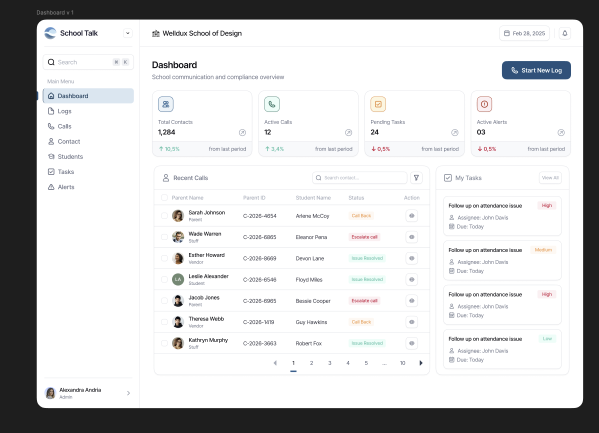
#> input picture attached_assets/Image_18-08-2026_at_12.38_AM_1786996820303.png, 1198 x 865 px (shown at 1/2 size)
$ python -i creative_layout.py   (imports and definitions only)
#> lines starting #> are read from the running program, lines starting #| are printed output that depends on the picture
#> further down, picture is the input picture: PIL image 1198x865 RGBA; mean R, G, B, A 209.1, 209.4, 209.8, 255
from __future__ import annotations

from dataclasses import dataclass
from typing import Literal

from PIL import Image, ImageFilter, ImageStat


RegionName = Literal[
    "upper_left",
    "upper_right",
    "center_left",
    "center_right",
    "lower_left",
    "lower_right",
    "top_band",
    "bottom_band",
]
TextSide = Literal["left", "right"]
Box = tuple[int, int, int, int]


@dataclass(frozen=True, slots=True)
class VisualRegionAnalysis:
    name: RegionName
    bounds: Box
    brightness: float
    local_contrast: float
    edge_density: float
    entropy: float
    complexity: float
    quiet_score: float


@dataclass(frozen=True, slots=True)
class VisualAnalysis:
    width: int
    height: int
    overall_complexity: float
    # These are low-level edge/contrast saliency proxies. They deliberately do
    # not claim semantic object or subject recognition.
    saliency_region: RegionName
    saliency_concentration: float
    regions: tuple[VisualRegionAnalysis, ...]

    def region(self, name: RegionName) -> VisualRegionAnalysis:
        for value in self.regions:
            if value.name == name:
                return value
        raise ValueError("visual region is unavailable")


def analyze_visual(image: Image.Image) -> VisualAnalysis:
    """Bounded Pillow-only visual analysis for deterministic layout selection."""
    normalized = image.convert("RGB")
    normalized.thumbnail((256, 256), Image.Resampling.BOX)
#> normalized: PIL image 256x185 RGB
    gray = normalized.convert("L")
    width, height = gray.size
#> width = 256; height = 185
    regions = tuple(
        _analyze_region(gray, name, bounds)
        for name, bounds in _candidate_regions(width, height)
    )
    overall = _region_metrics(gray)[-2]
    subject_candidates = tuple(
        region
        for region in regions
        if region.name
        in {
            "upper_left",
            "upper_right",
            "center_left",
            "center_right",
            "lower_left",
            "lower_right",
        }
    )
    salient = max(
        subject_candidates,
        key=lambda value: (value.complexity, value.name),
    )
    average = sum(value.complexity for value in subject_candidates) / len(
        subject_candidates
    )
    # Uniform imagery has no defensible salient region. Only complexity above
    # the regional mean contributes to this proxy concentration.
    concentration = max(0.0, min(1.0, (salient.complexity - average) * 2.0))
    return VisualAnalysis(
        width=image.width,
        height=image.height,
        overall_complexity=round(overall, 4),
        saliency_region=salient.name,
        saliency_concentration=round(concentration, 4),
        regions=regions,
    )


def choose_text_side(
    analysis: VisualAnalysis,
    *,
    requested: TextSide | None,
) -> TextSide:
    left = _side_quiet_score(analysis, "left")
    right = _side_quiet_score(analysis, "right")
    # Respect art direction when the image actually delivered comparable
    # negative space. Override it when pixel evidence shows a materially safer
    # copy region on the other side.
    if requested is not None and abs(left - right) < 0.12:
        return requested
    return "left" if left >= right else "right"


def side_quiet_score(analysis: VisualAnalysis, side: TextSide) -> float:
    return _side_quiet_score(analysis, side)


def _side_quiet_score(analysis: VisualAnalysis, side: TextSide) -> float:
    names: tuple[RegionName, ...] = (
        ("upper_left", "center_left", "lower_left")
        if side == "left"
        else ("upper_right", "center_right", "lower_right")
    )
    weights = (0.25, 0.5, 0.25)
    return sum(
        analysis.region(name).quiet_score * weight
        for name, weight in zip(names, weights, strict=True)
    )


def _candidate_regions(
    width: int,
    height: int,
) -> tuple[tuple[RegionName, Box], ...]:
#> called with width = 256, height = 185
    half_width = max(1, width // 2)
#> half_width = 128
    third_height = max(1, height // 3)
#> third_height = 61
    return (
        ("upper_left", (0, 0, half_width, third_height)),
        ("upper_right", (half_width, 0, width, third_height)),
        ("center_left", (0, third_height, half_width, min(height, third_height * 2))),
        ("center_right", (half_width, third_height, width, min(height, third_height * 2))),
        ("lower_left", (0, min(height, third_height * 2), half_width, height)),
        ("lower_right", (half_width, min(height, third_height * 2), width, height)),
        ("top_band", (0, 0, width, max(1, round(height * 0.28)))),
        ("bottom_band", (0, min(height - 1, round(height * 0.72)), width, height)),
    )


def _analyze_region(
    image: Image.Image,
    name: RegionName,
    bounds: Box,
) -> VisualRegionAnalysis:
#> called with name = 'upper_left', bounds = (0, 0, 128, 61)
    crop = image.crop(bounds)
    brightness, contrast, edges, entropy, complexity, quiet = _region_metrics(crop)
    return VisualRegionAnalysis(
        name=name,
        bounds=bounds,
        brightness=round(brightness, 4),
        local_contrast=round(contrast, 4),
        edge_density=round(edges, 4),
        entropy=round(entropy, 4),
        complexity=round(complexity, 4),
        quiet_score=round(quiet, 4),
    )


def _region_metrics(
    image: Image.Image,
) -> tuple[float, float, float, float, float, float]:
    if image.width <= 0 or image.height <= 0:
        return 0.0, 0.0, 0.0, 0.0, 1.0, 0.0
    stats = ImageStat.Stat(image)
    brightness = stats.mean[0] / 255
#> brightness = 0.762
    contrast = min(1.0, stats.stddev[0] / 64)
#> contrast = 1
    entropy = min(1.0, image.entropy() / 8)
#> entropy = 0.346
    edges_image = image.filter(ImageFilter.FIND_EDGES)
    if edges_image.width > 4 and edges_image.height > 4:
        edges_image = edges_image.crop(
            (2, 2, edges_image.width - 2, edges_image.height - 2)
        )
#> edges_image: PIL image 124x57 L
    edges = min(1.0, ImageStat.Stat(edges_image).mean[0] / 96)
#> edges = 0.272
    complexity = min(1.0, edges * 0.50 + contrast * 0.30 + entropy * 0.20)
#> complexity = 0.505
    quiet = max(0.0, 1.0 - complexity)
#> quiet = 0.495
    return brightness, contrast, edges, entropy, complexity, quiet

>>> from PIL import Image
>>> picture = Image.open('../../../attached_assets/Image_18-08-2026_at_12.38_AM_1786996820303.png')
>>> result = analyze_visual(picture)
#> in _analyze_region, `brightness, contrast, edges, entropy, complexity, quiet = _region_metr..`: brightness = 0.762; contrast = 1; edges = 0.272; entropy = 0.346; complexity = 0.505; quiet = 0.495
#> in _analyze_region (call 6), `crop = image.crop(bounds)`:
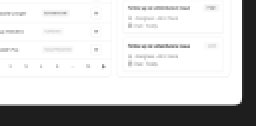
#> crop: PIL image 128x63 L (shown 2 times larger); min 30, max 255, mean 204.2
#> in _region_metrics (call 6), `brightness = stats.mean[0] / 255`: brightness = 0.801
#> in _region_metrics (call 6), `entropy = min(1.0, image.entropy() / 8)`: entropy = 0.315
#> in _region_metrics (call 6), `edges_image = edges_image.crop( (2, 2, edges_image.width - 2, edges_im..`:
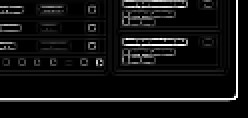
#> edges_image: PIL image 124x59 L (shown 2 times larger); min 0, max 255, mean 19.5
#> in _region_metrics (call 6), `edges = min(1.0, ImageStat.Stat(edges_image).mean[0] / 96)`: edges = 0.203
#> in _region_metrics (call 6), `complexity = min(1.0, edges * 0.50 + contrast * 0.30 + entropy * 0.20)`: complexity = 0.464
#> in _region_metrics (call 6), `quiet = max(0.0, 1.0 - complexity)`: quiet = 0.536
#> in _analyze_region (call 6), `brightness, contrast, edges, entropy, complexity, quiet = _region_metr..`: brightness = 0.801; edges = 0.203; entropy = 0.315; complexity = 0.464; quiet = 0.536
#> in _analyze_region (call 7), `crop = image.crop(bounds)`:
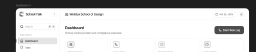
#> crop: PIL image 256x52 L; min 30, max 255, mean 195.8
#> in _analyze_region (call 7), `brightness, contrast, edges, entropy, complexity, quiet = _region_metr..`: brightness = 0.768; edges = 0.239; entropy = 0.31; complexity = 0.482; quiet = 0.518
#> in _analyze_region (call 8), `crop = image.crop(bounds)`:
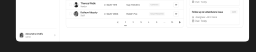
#> crop: PIL image 256x52 L; min 28, max 255, mean 190.9
#> in _region_metrics (call 8), `brightness = stats.mean[0] / 255`: brightness = 0.748
#> in _region_metrics (call 8), `entropy = min(1.0, image.entropy() / 8)`: entropy = 0.277
#> in _region_metrics (call 8), `edges_image = edges_image.crop( (2, 2, edges_image.width - 2, edges_im..`:
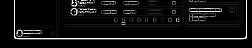
#> edges_image: PIL image 252x48 L; min 0, max 255, mean 18.1
#> in _region_metrics (call 8), `edges = min(1.0, ImageStat.Stat(edges_image).mean[0] / 96)`: edges = 0.188
#> in _region_metrics (call 8), `complexity = min(1.0, edges * 0.50 + contrast * 0.30 + entropy * 0.20)`: complexity = 0.449
#> in _region_metrics (call 8), `quiet = max(0.0, 1.0 - complexity)`: quiet = 0.551
#> in _analyze_region (call 8), `brightness, contrast, edges, entropy, complexity, quiet = _region_metr..`: brightness = 0.748; edges = 0.188; entropy = 0.277; complexity = 0.449; quiet = 0.551
#> in analyze_visual, `regions = tuple( _analyze_region(gray, name, bounds) for name, bounds ..`: regions = 8 items
#> in _region_metrics (call 9), `brightness = stats.mean[0] / 255`: brightness = 0.821
#> in _region_metrics (call 9), `entropy = min(1.0, image.entropy() / 8)`: entropy = 0.328
#> in _region_metrics (call 9), `edges_image = image.filter(ImageFilter.FIND_EDGES)`:
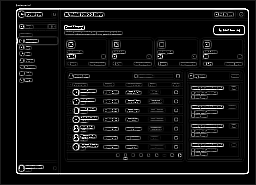
#> edges_image: PIL image 256x185 L; min 0, max 255, mean 19.4
#> in _region_metrics (call 9), `edges_image = edges_image.crop( (2, 2, edges_image.width - 2, edges_im..`:
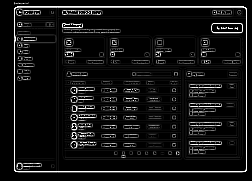
#> edges_image: PIL image 252x181 L; min 0, max 255, mean 19.5
#> in _region_metrics (call 9), `edges = min(1.0, ImageStat.Stat(edges_image).mean[0] / 96)`: edges = 0.204
#> in _region_metrics (call 9), `complexity = min(1.0, edges * 0.50 + contrast * 0.30 + entropy * 0.20)`: complexity = 0.467
#> in _region_metrics (call 9), `quiet = max(0.0, 1.0 - complexity)`: quiet = 0.533
#> in analyze_visual, `overall = _region_metrics(gray)[-2]`: overall = 0.467
#> in analyze_visual, `subject_candidates = tuple( region for region in regions if region.nam..`: subject_candidates = 6 items
#> in analyze_visual, `average = sum(value.complexity for value in subject_candidates) / len(..`: average = 0.455
#> in analyze_visual, `concentration = max(0.0, min(1.0, (salient.complexity - average) * 2.0))`: concentration = 0.101

$ run again, on attached_assets/image_1787051858518.png
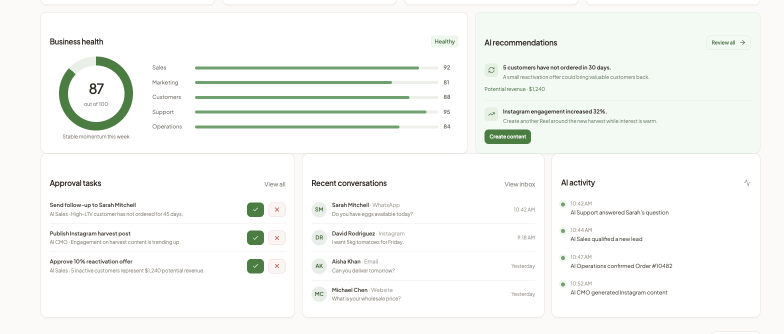
#> input picture attached_assets/image_1787051858518.png, 1568 x 668 px (shown at 1/2 size)
#> picture is the input picture: PIL image 1568x668 RGBA; mean R, G, B, A 245.6, 247.6, 244.9, 255
#> in _region_metrics, `brightness = stats.mean[0] / 255`: brightness = 0.957
#> in _region_metrics, `contrast = min(1.0, stats.stddev[0] / 64)`: contrast = 0.422
#> in _region_metrics, `entropy = min(1.0, image.entropy() / 8)`: entropy = 0.3
#> in _region_metrics, `edges = min(1.0, ImageStat.Stat(edges_image).mean[0] / 96)`: edges = 0.277
#> in _region_metrics, `complexity = min(1.0, edges * 0.50 + contrast * 0.30 + entropy * 0.20)`: complexity = 0.325
#> in _region_metrics, `quiet = max(0.0, 1.0 - complexity)`: quiet = 0.675
#> in _analyze_region, `brightness, contrast, edges, entropy, complexity, quiet = _region_metr..`: brightness = 0.957; contrast = 0.422; edges = 0.277; entropy = 0.3; complexity = 0.325; quiet = 0.675
#> crop: PIL image 128x37 L
#> crop: PIL image 256x31 L
#> in _analyze_region (call 8), `crop = image.crop(bounds)`:
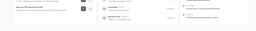
#> crop: PIL image 256x31 L; min 103, max 255, mean 249.8
#> in _analyze_region (call 8), `brightness, contrast, edges, entropy, complexity, quiet = _region_metr..`: brightness = 0.98; contrast = 0.222; edges = 0.147; entropy = 0.31; complexity = 0.202; quiet = 0.798
#> regions = 8 items
#> in _region_metrics (call 9), `brightness = stats.mean[0] / 255`: brightness = 0.967
#> in _region_metrics (call 9), `contrast = min(1.0, stats.stddev[0] / 64)`: contrast = 0.327
#> in _region_metrics (call 9), `entropy = min(1.0, image.entropy() / 8)`: entropy = 0.355
#> in _region_metrics (call 9), `edges_image = edges_image.crop( (2, 2, edges_image.width - 2, edges_im..`:
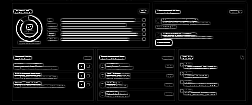
#> edges_image: PIL image 252x105 L; min 0, max 255, mean 20.6
#> in _region_metrics (call 9), `edges = min(1.0, ImageStat.Stat(edges_image).mean[0] / 96)`: edges = 0.214
#> in _region_metrics (call 9), `complexity = min(1.0, edges * 0.50 + contrast * 0.30 + entropy * 0.20)`: complexity = 0.276
#> in _region_metrics (call 9), `quiet = max(0.0, 1.0 - complexity)`: quiet = 0.724
#> overall = 0.276
#> subject_candidates = 6 items
#> average = 0.252
#> concentration = 0.146

$ run again, on attached_assets/image_1787051871279.png
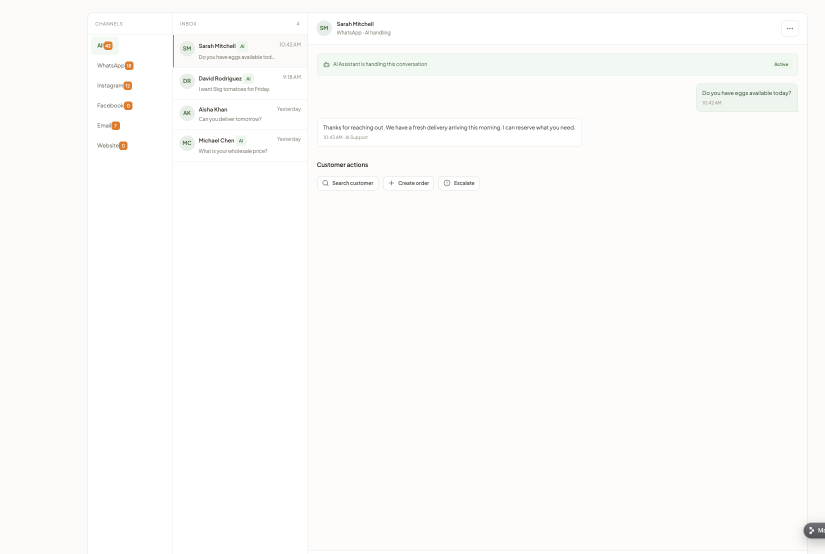
#> input picture attached_assets/image_1787051871279.png, 1650 x 1107 px (shown at 1/2 size)
#> picture is the input picture: PIL image 1650x1107 RGBA; mean R, G, B, A 251.9, 251.4, 250.4, 255
#> in _region_metrics, `brightness = stats.mean[0] / 255`: brightness = 0.975
#> in _region_metrics, `contrast = min(1.0, stats.stddev[0] / 64)`: contrast = 0.202
#> in _region_metrics, `entropy = min(1.0, image.entropy() / 8)`: entropy = 0.375
#> in _region_metrics, `edges = min(1.0, ImageStat.Stat(edges_image).mean[0] / 96)`: edges = 0.173
#> in _region_metrics, `complexity = min(1.0, edges * 0.50 + contrast * 0.30 + entropy * 0.20)`: complexity = 0.222
#> in _region_metrics, `quiet = max(0.0, 1.0 - complexity)`: quiet = 0.778
#> in _analyze_region, `brightness, contrast, edges, entropy, complexity, quiet = _region_metr..`: brightness = 0.975; contrast = 0.202; edges = 0.173; entropy = 0.375; complexity = 0.222; quiet = 0.778
#> crop: PIL image 128x58 L
#> crop: PIL image 256x48 L
#> in _analyze_region (call 8), `crop = image.crop(bounds)`:
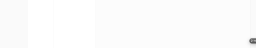
#> crop: PIL image 256x48 L; min 88, max 255, mean 252.1
#> in _analyze_region (call 8), `brightness, contrast, edges, entropy, complexity, quiet = _region_metr..`: brightness = 0.989; contrast = 0.113; edges = 0.00631; entropy = 0.185; complexity = 0.0742; quiet = 0.926
#> regions = 8 items
#> in _region_metrics (call 9), `brightness = stats.mean[0] / 255`: brightness = 0.986
#> in _region_metrics (call 9), `contrast = min(1.0, stats.stddev[0] / 64)`: contrast = 0.117
#> in _region_metrics (call 9), `entropy = min(1.0, image.entropy() / 8)`: entropy = 0.263
#> in _region_metrics (call 9), `edges_image = edges_image.crop( (2, 2, edges_image.width - 2, edges_im..`:
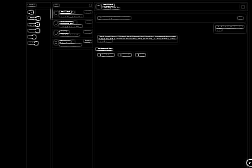
#> edges_image: PIL image 252x168 L; min 0, max 255, mean 4.1
#> in _region_metrics (call 9), `edges = min(1.0, ImageStat.Stat(edges_image).mean[0] / 96)`: edges = 0.0425
#> in _region_metrics (call 9), `complexity = min(1.0, edges * 0.50 + contrast * 0.30 + entropy * 0.20)`: complexity = 0.109
#> in _region_metrics (call 9), `quiet = max(0.0, 1.0 - complexity)`: quiet = 0.891
#> overall = 0.109
#> subject_candidates = 6 items
#> average = 0.089
#> concentration = 0.267

$ run again, on attached_assets/image_1787051879243.png
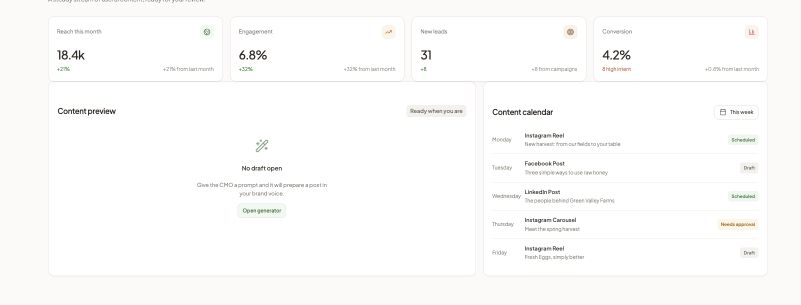
#> input picture attached_assets/image_1787051879243.png, 1601 x 610 px (shown at 1/2 size)
#> picture is the input picture: PIL image 1601x610 RGBA; mean R, G, B, A 251.8, 251.5, 250.9, 255
#> in _region_metrics, `brightness = stats.mean[0] / 255`: brightness = 0.983
#> in _region_metrics, `contrast = min(1.0, stats.stddev[0] / 64)`: contrast = 0.175
#> in _region_metrics, `entropy = min(1.0, image.entropy() / 8)`: entropy = 0.255
#> in _region_metrics, `edges = min(1.0, ImageStat.Stat(edges_image).mean[0] / 96)`: edges = 0.112
#> in _region_metrics, `complexity = min(1.0, edges * 0.50 + contrast * 0.30 + entropy * 0.20)`: complexity = 0.159
#> in _region_metrics, `quiet = max(0.0, 1.0 - complexity)`: quiet = 0.841
#> in _analyze_region, `brightness, contrast, edges, entropy, complexity, quiet = _region_metr..`: brightness = 0.983; contrast = 0.175; edges = 0.112; entropy = 0.255; complexity = 0.159; quiet = 0.841
#> crop: PIL image 128x34 L
#> crop: PIL image 256x27 L
#> regions = 8 items
#> in _region_metrics (call 9), `brightness = stats.mean[0] / 255`: brightness = 0.986
#> in _region_metrics (call 9), `contrast = min(1.0, stats.stddev[0] / 64)`: contrast = 0.157
#> in _region_metrics (call 9), `entropy = min(1.0, image.entropy() / 8)`: entropy = 0.235
#> in _region_metrics (call 9), `edges_image = edges_image.crop( (2, 2, edges_image.width - 2, edges_im..`:
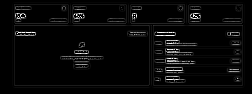
#> edges_image: PIL image 252x94 L; min 0, max 255, mean 8.9
#> in _region_metrics (call 9), `edges = min(1.0, ImageStat.Stat(edges_image).mean[0] / 96)`: edges = 0.0923
#> in _region_metrics (call 9), `complexity = min(1.0, edges * 0.50 + contrast * 0.30 + entropy * 0.20)`: complexity = 0.14
#> in _region_metrics (call 9), `quiet = max(0.0, 1.0 - complexity)`: quiet = 0.86
#> overall = 0.14
#> subject_candidates = 6 items
#> average = 0.136
#> concentration = 0.122
